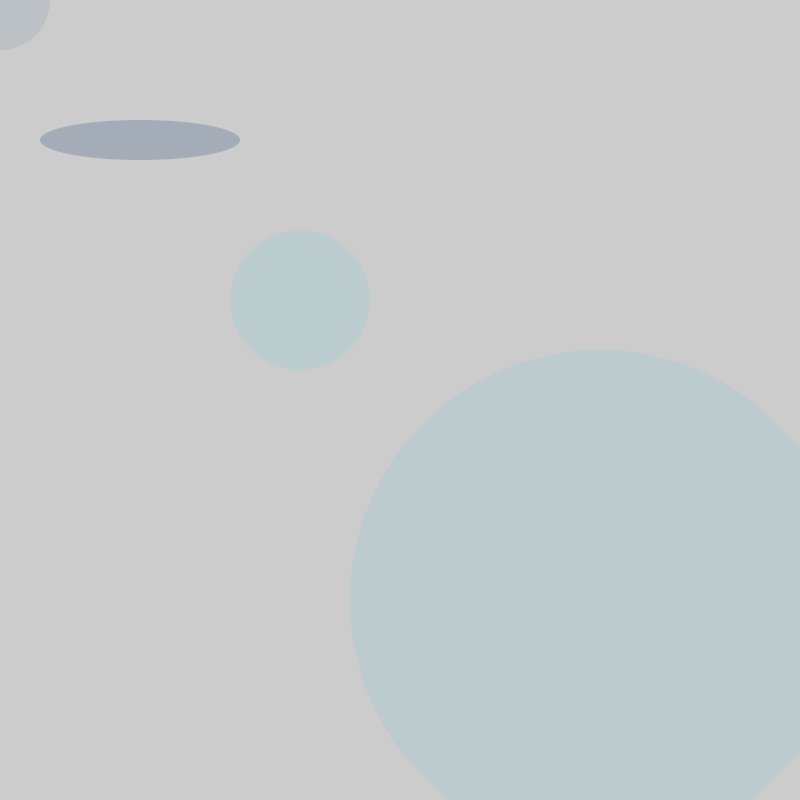
Frame 1 (no input)
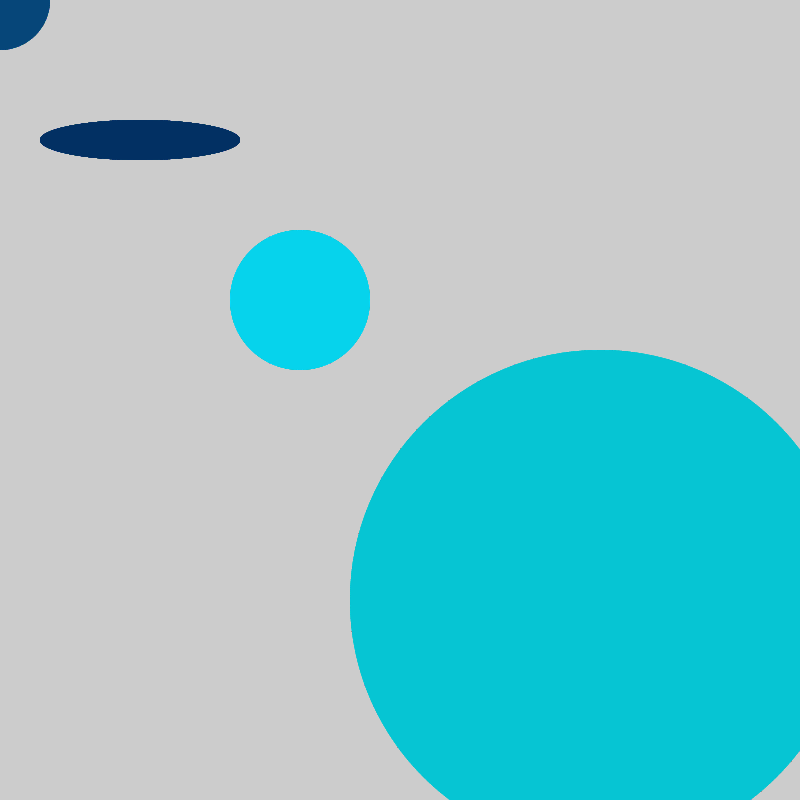
Frame 60 (the mouse pressed at the canvas centre just before this capture)
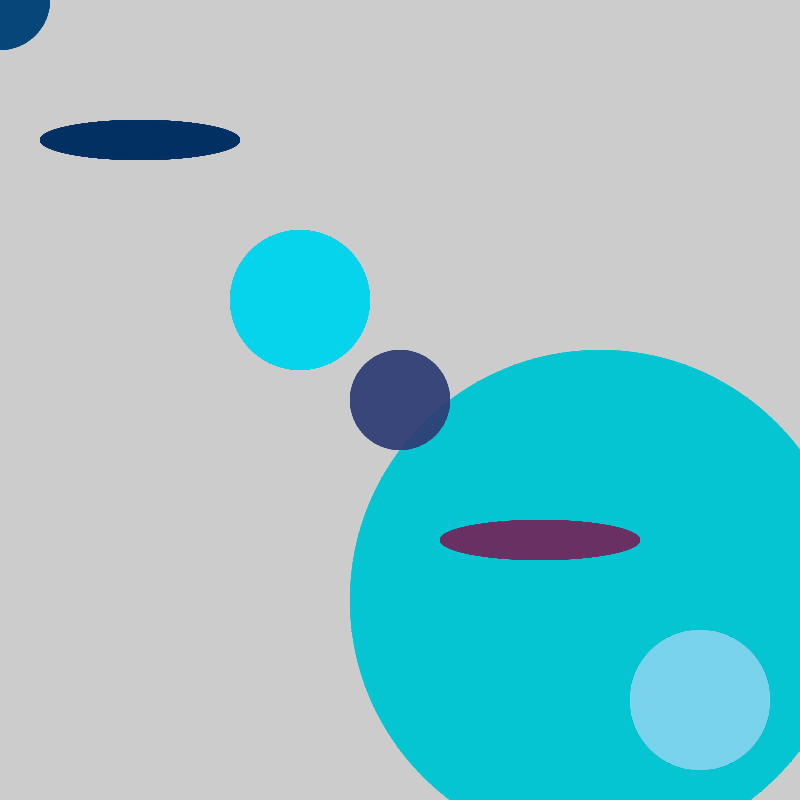
Frame 120 (the mouse held since frame 60 and released just before this capture)

The Processing sketch that drew these frames (run headless with seeded random() and noise(); from frame 60 on, the mouse is pressed at the canvas centre):

// Processing sketch: sketch_10_12_color_field
// ── sketch_10_12_color_field.pde
void setup(){
  size(800,800);
}

void draw(){
  fill(103,72,113);
  
  ellipseMode(CENTER);
  noStroke();
  fill((mouseY/800.0)*106.0,69,118,20);
  ellipse(mouseX,mouseY,100,100);
  
  fill((mouseY/800.0)*213.0,46,98,50);
  ellipse((mouseX+140),(mouseY+140),200,40);
  
  fill((mouseY/800.0)*248.0,218,247,20); 
  ellipse((mouseX+300),(mouseY+300),140,140);
  
  fill((mouseY/800.0)*58.0,194,211,20); 
  ellipse((mouseX+600),(mouseY+600),500,500);
}
